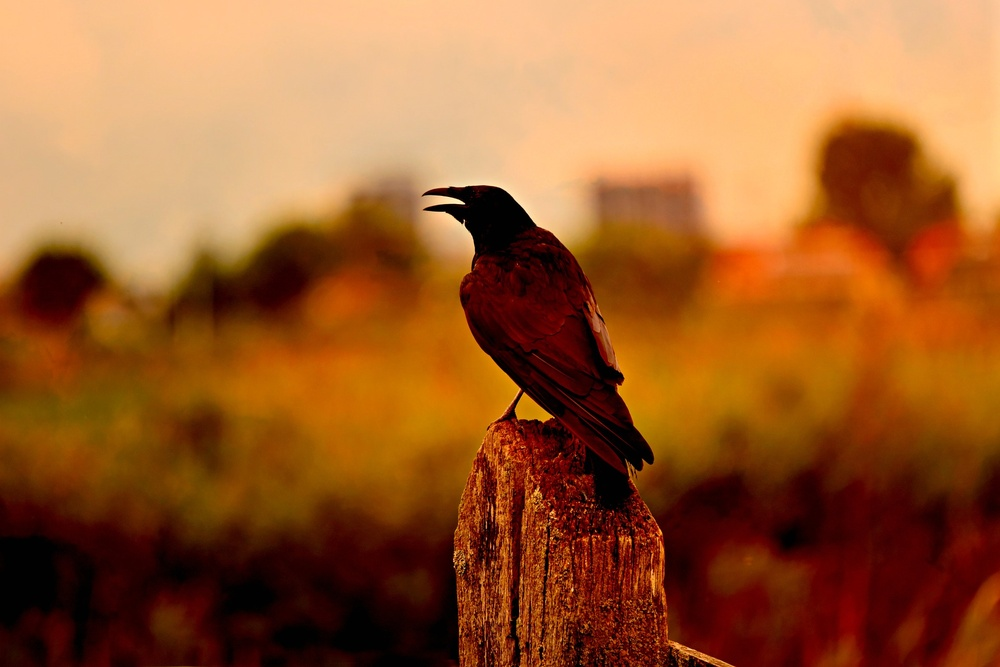
#> input picture basic-openCV/images/crow.jpg, 1000 x 667 px, shrunk from 1920 x 1281 before the run, found by its file name
$ jupyter execute imageTransformation.ipynb   (older library calls are emulated)
#> lines starting #> are read from the running program, lines starting #| are printed output that depends on the picture; after the words box and inside, x2 and y2 are one past the last pixel; in counts of white or black regions, pixels touching at a corner belong together
### 1. 색상 공간 변환

``` python
dst = cv2.cvtColor(
    src,
    code,
    dstCn = None
)
```

[cell 1]
import cv2

src = cv2.imread("C:\\Source\\openCV\\basic-openCV\\images\\crow.jpg")
#> src is the input picture: shape (667, 1000, 3); mean B, G, R 46, 92.6, 154.7
dst = cv2.cvtColor(src, cv2.COLOR_BGR2HLS)
#> dst: shape (667, 1000, 3); mean of channels 0, 1, 2 21.1, 100.4, 229

cv2.imshow("dst", dst)
cv2.waitKey(0)
cv2.destroyAllWindows()

### 2. HSV 색상 공간

- 색상(Hue)
일반적으로 0~360 사이의 값으로 표현
but, 8비트 이미지로눈 0~255의 값만 할당 가능
=> 255의 절반인 0~179 범위로 사용.

    ※ **색상의 최솟값과 최댓값에서 빨간색 범위가 겹침. (원형 형태)**

- 채도(Saturation): 0~255 범위
- 명도(Value): 0~255 범위


``` python
# 채널 분리 함수
mv = cv2.split(
    src
)

# 채널 병합 함수
dst = cv2.merge(
    mv
)

# 리스트 반환 형식 변경
c0, c1, c2 = cv2.split(src)

# 리스트 형식 입력
dst = cv2.merge([c0, c1, c2])

# 배열 요소의 범위 설정
dst = cv2.inRange(
    src,
    lowerb, # 낮은 범위
    upperb  # 높은 범위
)
```

[cell 2]
# Hue 공간 색상 검출

src = cv2.imread("C:\\Source\\openCV\\basic-openCV\\images\\tomato.jpg")
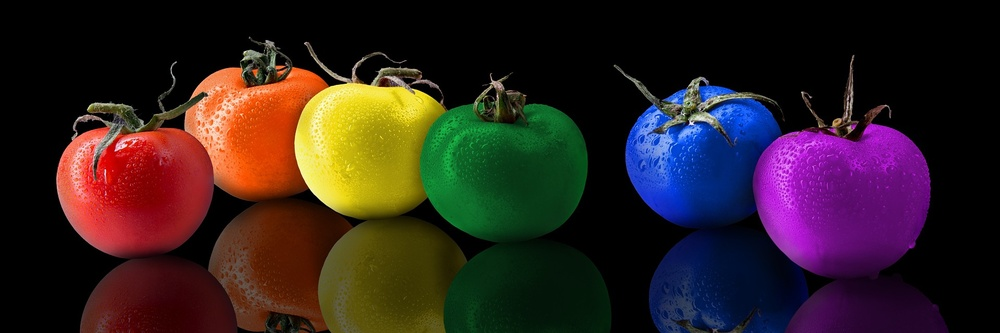
#> input picture basic-openCV/images/tomato.jpg, 1000 x 333 px, shrunk from 1920 x 640 before the run, found by its file name
#> src is the input picture: shape (333, 1000, 3); mean B, G, R 31.8, 32.8, 48.3
hsv = cv2.cvtColor(src, cv2.COLOR_BGR2HSV)
#> hsv: shape (333, 1000, 3); mean H, S, V 46.3, 130.2, 63.6


h, s, v = cv2.split(hsv)
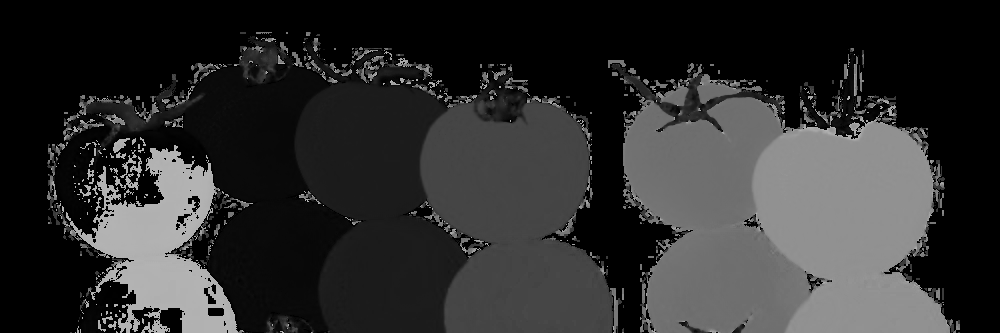
#> h: shape (333, 1000); min 0, max 179, mean 46.3
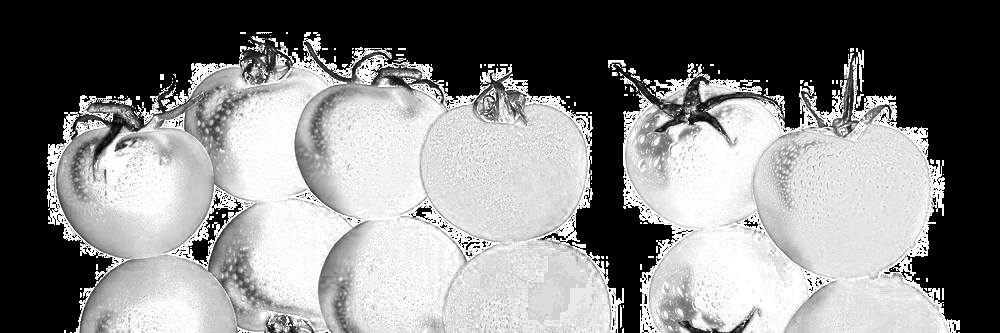
#> s: shape (333, 1000); min 0, max 255, mean 130.2
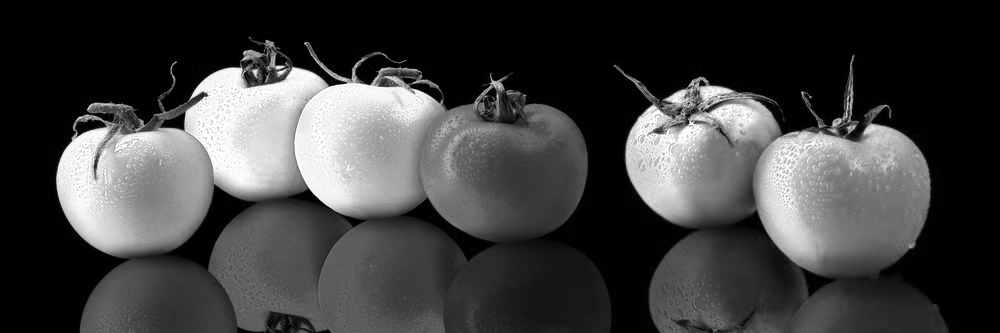
#> v: shape (333, 1000); min 0, max 255, mean 63.6
h_red = cv2.inRange(h, 0, 5)
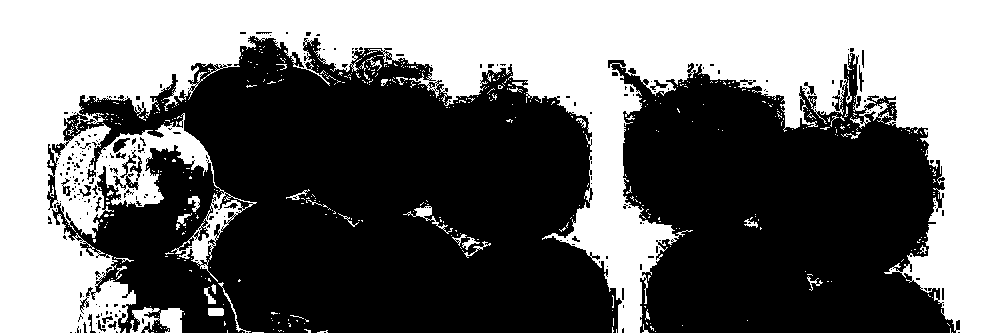
#> h_red: shape (333, 1000); 43.6% white; 514 white regions (480 under 20 px), largest, box (x1, y1, x2, y2) and area: (0, 0, 1000, 333) 141072, (130, 307, 184, 333) 839, (403, 206, 453, 234) 242

dst = cv2.bitwise_and(hsv, hsv, mask=h_red)
#> dst: shape (333, 1000, 3); mean H, S, V 0.1, 10, 5.4
dst = cv2.cvtColor(dst, cv2.COLOR_HSV2BGR)

cv2.imshow("src", src)
cv2.imshow("dst", dst)
cv2.waitKey(0)
cv2.destroyAllWindows()

``` python
# 배열 병합 함수
dst = cv2.addWeighted(
    src1,
    alpha,
    src2,
    beta,
    gamma,
    dtype = None
)
```
배열 병합 함수 수식
dst = src1 x alpha + src2 x beta + gamma

[cell 3]
src = cv2.imread("C:\\Source\\openCV\\basic-openCV\\images\\tomato.jpg")
hsv = cv2.cvtColor(src, cv2.COLOR_BGR2HSV)

h, s, v = cv2.split(hsv)

orange = cv2.inRange(hsv, (8, 100, 100), (20, 255, 255))
#> orange: shape (333, 1000); 3.9% white; 241 white regions (226 under 20 px), largest, box (x1, y1, x2, y2) and area: (184, 67, 329, 198) 11636, (257, 294, 278, 312) 83, (241, 265, 256, 286) 53
blue = cv2.inRange(hsv, (110, 100, 100), (130, 255, 255))
#> blue: shape (333, 1000); 3.7% white; 56 white regions (51 under 20 px), largest, box (x1, y1, x2, y2) and area: (625, 98, 780, 223) 11499, (698, 85, 734, 102) 318, (664, 88, 687, 105) 156, (711, 319, 726, 328) 47, (701, 312, 710, 324) 33
mix_color = cv2.addWeighted(orange, 1.0, blue, 1.0, 0.0)
#> mix_color: shape (333, 1000); 7.5% white; 297 white regions (277 under 20 px), largest, box (x1, y1, x2, y2) and area: (184, 67, 329, 198) 11636, (625, 98, 780, 223) 11499, (698, 85, 734, 102) 318

dst = cv2.bitwise_and(hsv, hsv, mask = mix_color)
#> dst: shape (333, 1000, 3); mean H, S, V 4.5, 16.5, 14.5
dst = cv2.cvtColor(dst, cv2.COLOR_HSV2BGR)
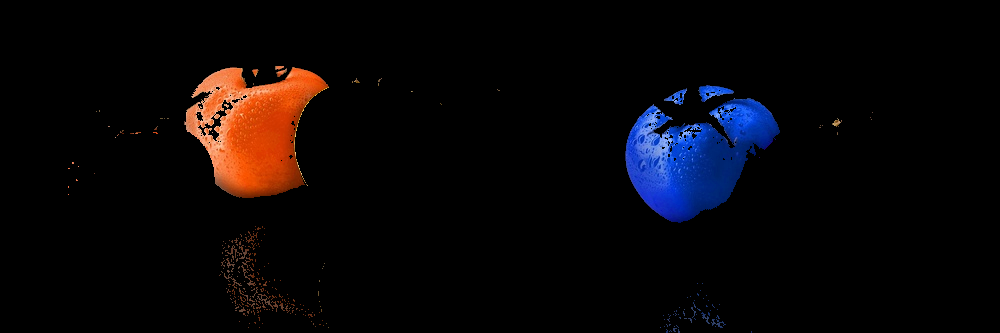
#> dst: shape (333, 1000, 3); mean B, G, R 7.8, 5.9, 8.9

cv2.imshow("dst", dst)
cv2.waitKey(0)
cv2.destroyAllWindows()

### 3. 이진화

임계값보다 낮은 픽셀값은 0이나 원본 픽셀값으로 변경, 임계값 보다 높은 픽셀값은 최댓값으로 변경
``` python
retval, dst = cv2.threshold(
    src,
    thresh, # 임계값
    maxval, # 최댓값
    type
)
```

일반적으로 **단일 채널 이미지**에서 활용
**다중 채널 이미지**에서 이진화를 적용할 경우 각 채널을 분히해서 이진화 함수를 적용한 후 이미지를 다시 병합해서 반환

[cell 4]
src = cv2.imread("C:\\Source\\openCV\\basic-openCV\\images\\swan.jpg")
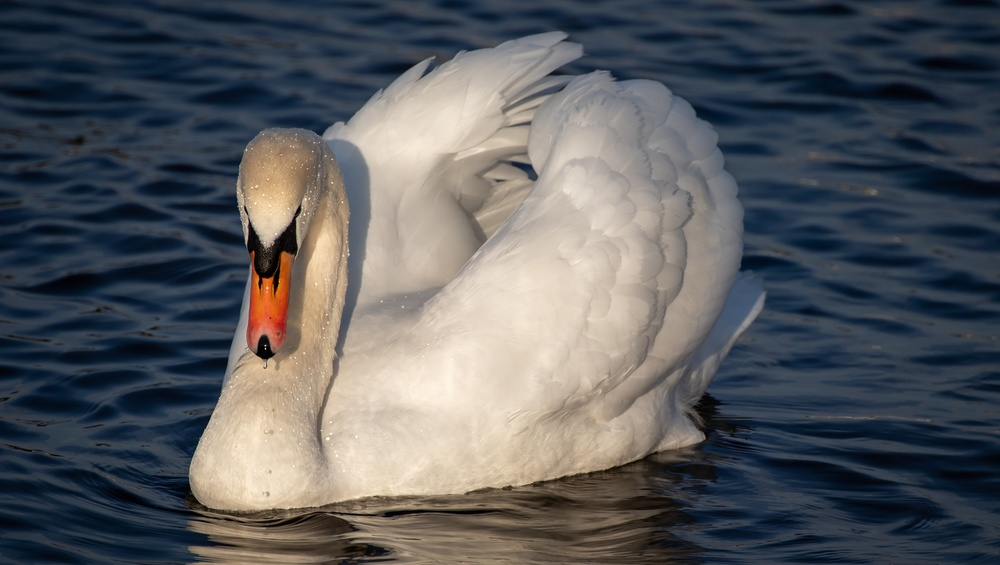
#> input picture basic-openCV/images/swan.jpg, 1000 x 565 px, shrunk from 1920 x 1085 before the run, found by its file name
#> src is the input picture: shape (565, 1000, 3); mean B, G, R 94.3, 90.8, 88.6
_, binary = cv2.threshold(src, 127, 255, cv2.THRESH_BINARY)
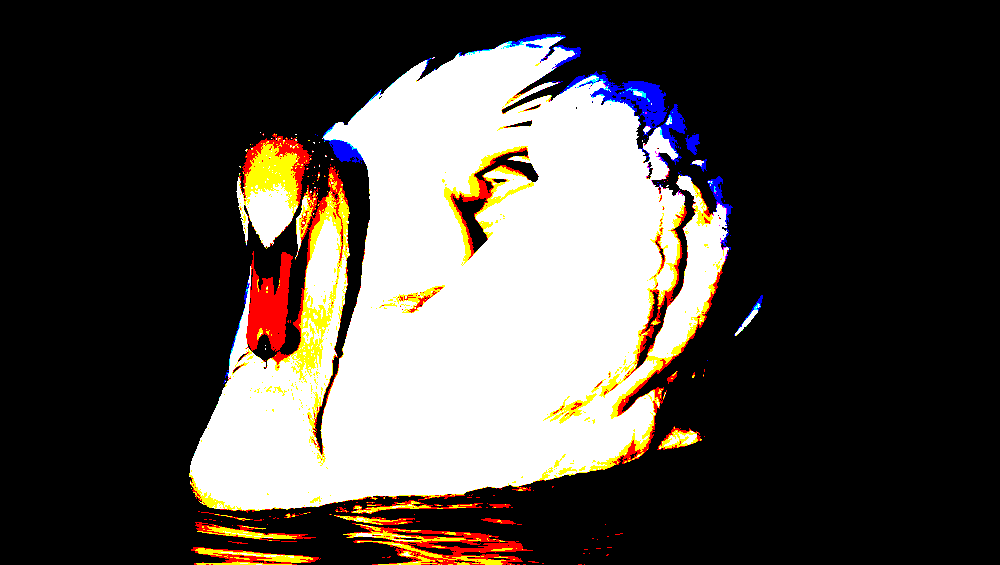
#> binary: shape (565, 1000, 3); mean B, G, R 68.5, 73.4, 79

cv2.imshow("binary", binary)
cv2.waitKey(0)
cv2.destroyAllWindows()

알고리즘은 디지털 영상 처리에서 자세히 공부하기...
- 오츠 알고리즘
    - 이미지의 밝기 분포(히스토그램)을 통해 최적의 임곗값을 찾아 이진화하는 알고리즘
    - 가능한 모든 임계값을 고려해서 이미지 내의 픽셀들을 두 개의 클래스로 분류했을 때 클래스 간의 분산을 최소화하거나 차이를 최대화하는 임곗값
    - 가능한 모든 임계값을 고려하므로 느림.
    - 수식: **σ² = α x σ₁² + β x σ₂²** (이건 클래스 내의 분산 아닌가)
    - Bimoadl Image에서 사용하기 적합 (Bimoadl Image" 히스토그램상에서 두개의 피크를 치는 형태의 이미지)

정확히는 모르겠음.
- 삼각형 알고리즘
    - 이미지의 밝기 분포(히스토그램)을 통해 최적의 임곗값을 찾아 이진화하는 알고리즘.
    - 히스토그램에서 최대 거리를 구성할 수 있는 임계값을 찾아 이진화를 적용.
    - 삼각형의 빗변 사이의 거리가 최대일때 수직인 선이 히스토그램의 최대 거리
    - 즉, 히스토그램에 그려진 선 사이의 거리가 최대인 지역값이 임계값

- 적응형 이진화 알고리즘
    - 어떠한 임계값을 주더라도 이진화 처리가 어려운 이미지에 적용
    - 조명의 변화나 반사가 심한 경우 이미지내 밝기 분보가 달라 국소적으로 임계값을 적용해야함.
    - 각 픽셀 주변의 blockSize x blockSize영역에 대한 가중 평균 계산, 상수C를 감산해서 적응형 임계값 T(x, y)설정
    - blockSize가 너무 크면 연산 시간이 오래걸림.
    - 상수 C는 일반적으로 양수값, 경우에 따라 0이나 음수도 가능
    -  상수 C가 음수이면 전체 영역 어두어짐.

``` python
cv2.adaptiveThreshold(
    Mat src,
    Mat dst,
    double maxValue,
    AdaptiveThresholdTypes adaptiveMethod,
    ThresholdTypes thresholdType,
    int bolckSize,  #   blockSize x blockSize 영역
    double C    #    상수 C
)

```

[cell 5]
src = cv2.imread("C:\\Source\\openCV\\basic-openCV\\images\\swan.jpg")
gray = cv2.cvtColor(src, cv2.COLOR_BGR2GRAY)
binary = cv2.adaptiveThreshold(gray, 255, cv2.ADAPTIVE_THRESH_MEAN_C, cv2.THRESH_BINARY, 33, -5)
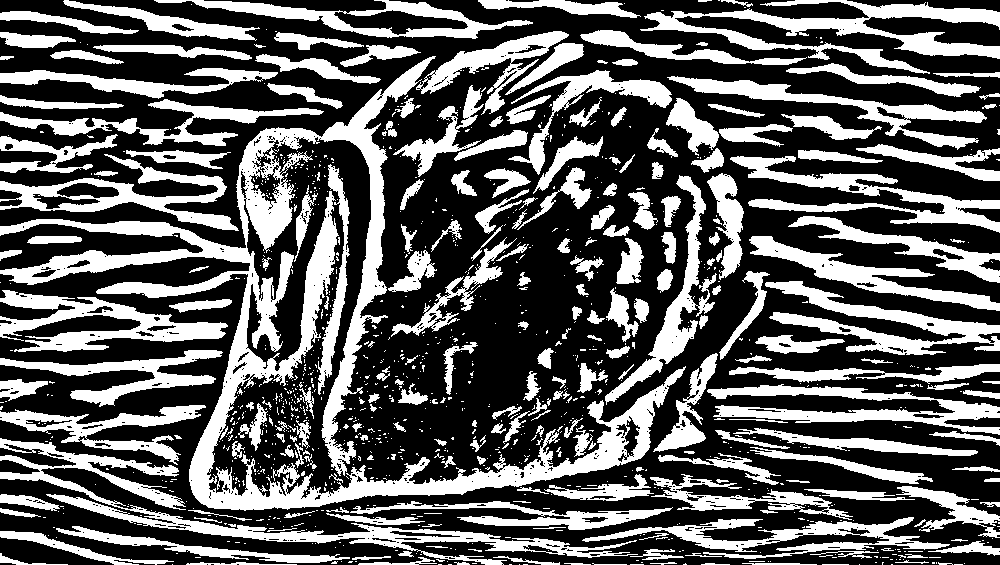
#> binary: shape (565, 1000); 36.6% white; 1129 white regions (889 under 20 px), largest, box (x1, y1, x2, y2) and area: (0, 56, 686, 511) 37843, (0, 438, 638, 565) 9561, (640, 0, 1000, 74) 7893

cv2.imshow("binary", binary)
cv2.waitKey(0)
cv2.destroyAllWindows()

### 4. 이미지 연산

Numpy클래스의 배열 연산과 동일하거나 비슷한 의미와 결과

- 덧셈 함수
    ``` python
    Cv2.Add(Mat src1, Mat src2, Mat dst, Mat mask = null, int dtype = -1)
    ```
    배열과 배열 or 배열과 스칼라의 요소별 합 계산.
    dtype형식의 배열 dst에 저장.
    정밀도에 따라 요소의 최댓값과 최소값이 존재하면 이 값들을 넘어갈 수 없다.
    mask 배열의 요소값이 0이 아닌 경우에만 연산이 유효.

- 뺄셈 함수
    ``` python
    Cv2.Subtract(Mat src1, Mat src2, Mat dst, Mat mask = null, int dtype = -1)
    ```

- 곱셈 함수
    ``` python
    dst = cv2.multiply(src1, src2, scale = None, dtype = None)
    ```
    배열과 배열 또는 배열과 스칼라의 요소별 곱에 추가로 scale을 곱한 값을 계산

- 나눗셈 함수
    ``` python
    dst = cv2.divide(src1, src2, scale = None, dtype = None)

- 최댓값 함수
    ``` python
    dst = cv2.max(src1, src2)
    ```

- 최솟값 함수
    ``` python
    dst = cv2.min(src1, src2)
    ```

- 최소/최대 위치 반환 함수
    ``` python
    minVal, maxVale, minLoc, macLoc = np.minMaxLoc(src)
    ```
    배열의 초솟값과 최대값의 위치와 값을 반환

- 절댓값 함수
    ``` python
    dst = np.abs(src)
    ```

- 절댓값 차이 함수
    ``` python
    dst = cv2.absdiff(src1, src2)
    ```

- 비교 함수
    ``` python
    dst = cv2.compare(src1,src2, cmpop)
    ```
    cmpop  비교함 수 플래그를 이용해 모든 요소에 대해 일대일 배교연산ㅇ르 수행할 수 있음.
    비교 결과 False이면 요소값을 0으로 변경, True이면 255로 변경.

- 선형 방정식 시스템의 해 찾기 함수
    ``` python
    successs, dst = cv2.Solve(src1, src2, flags=None)
    ```
    역함수를 기반으로 선형 시스템의 해를 빠르게 구해서 반환
    부동 소수점 형식 (float, double)만 지원

- AND 연산 함수
    ``` python
    dst = cv2.bitwise_and(src1, src2, mask=None)
    ```
- OR 연산 함수
    ``` python
    dst = cv2.bitwise_or(src1, src2, mask=None)
    ```
- XOR 연산 함수
    ``` python
    dst = cv2.bitwise_xor(src1, src2, mask=None)
    ```
- NOT 연산 함수
    ``` python
    dst = cv2.bitwise_not(src, mask=None)
    ```

[cell 6]
import numpy as np

src1 = np.array([[9,2], [1,1]], dtype=np.double)
src2 = np.array([38,5], dtype=np.double)

dst = cv2.solve(src1, src2, flags=cv2.DECOMP_LU)    # 가우스 소거
print(dst)

### 5. 흐림 효과
- 커널과 고정점
- 테두리 외삽법

- 종류
    1. 단순 흐림 효과
    입력 이미지의 각 픽셀에 대한 커널을 적용해 모든 픽셀의 **단순 평균**을 구해 출력이미지에 저장
        ``` python
        dst = cv2.blur(
            src,
            ksize,  # 커널 크기
            anchor = None,  # 고정점 설정, None이면 커널을 기준으로 중앙에 위치
            borderType = None   # 테두리 외삽법
        )
        ```

    2. 박스 필터 흐림 효과
    커널의 내부 값이 모두 같은 필터
        ``` python
        dst = cv2.boxFilter(
            src,
            ddepth, # 출력이미지의 정밀도(cv2.CV_8U 형식, -1로 설정하면 입력 이미지와 동일한 정밀도)
            ksize,
            anchor = None,
            normalize = None,   # 정규화된 박스 필터 -> 커널의 모드 값이 커널의 개수만큼 나눠짐.
            borderType = Noe
        )
        ```

    3. 중간값 흐림 효과
    중심 픽셀 주변으로 사각형 크기의 이웃한 픽셀들의 중간값을 사용해 각 픽셀의 값을 변경
    즉, 고정점이 항상 커널의 중심에 있다고 가정.
        ``` python
        dst = cv2.medianBlur(
            src,    # 2차원 이하 배열만 가능
            ksize   # ksize는 홀수 값만 가능(커널에서 중간에 있는 값을 선택하므로)
        )
        ```

    4. 가우시안 흐림 효과
    흐림 효과 함수에서 가장 유요한 함수
    이미지의 각 지점에 가우시안 커널을 적용해 합산후 반환
        ``` python
        dst = cv2.GaussianBlur(
            src,
            ksize,          # 0보다 커야하고 홀수만 가능
            sigmaX,         # x방향의 가우스 커널 표준 편차
            sigmaY = None,  # y방향의 가우스 커널 표준 변차 # 0인경우 sigmaX와 같아짐.
                            # sigmaX, sigmaY 모두 0이면 커널의 크기에 의해 자동으로 설정됨.
            borderType = Noe

        )

        ```
    5. 양방향 필터 흐림 효과
    **가장자리를 선명하게 보존**하면서 노이즈를 우수하게 제거하는 흐림 효과 함수.
    두 종류의 가우시안 필터로 흐림 효과를 적용
    가우시안 가중치는 픽셀의 위치와 해당 위치의 값을 사용
    ** 느림, 지름(d)이 클수록 수채화처럼 변형
        ``` python
        dst = cv2.bilateralFilter(
            src,
            d,  // 흐림 효과를 적용할 각 필셀 영역의 지름   # 동영상 5 # 실시간 처리x 9   # -1로 지정할 경우 시그마 공간과 비례하도록 설정됨.
            sigmaColor, # 색상 공간에서 사용할 가우시안 커널의 너비    # 클수록 흐림 효과에 포함될 강도의 범위가 넓어짐
            sigmaSpace, # 좌표 공간에서 사용할 가우시안 커널의 너비    # 클수록 인접한 픽셀에 영향을 미침
            dst = None,
            borderType = None
        )
        ```

[cell 7]
src = cv2.imread("C:\\Source\\openCV\\basic-openCV\\images\\crescent.jpg")
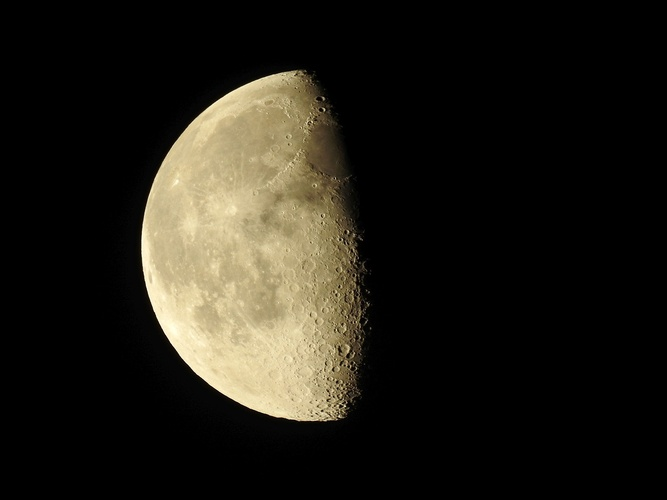
#> input picture basic-openCV/images/crescent.jpg, 667 x 500 px, shrunk from 1280 x 960 before the run, found by its file name
#> src is the input picture: shape (500, 667, 3); mean B, G, R 22.9, 30.6, 33.5

# 양방향 필터 흐림 효과 함수
dst = cv2.bilateralFilter(src, 100, 33, 11, borderType=cv2.BORDER_ISOLATED)
#> dst: shape (500, 667, 3)
# 픽셀의 지름(d): 100
# 시그마 색상 33
# 시그마 공간 11

cv2.imshow("dst", dst)
cv2.waitKey(0)
cv2.destroyAllWindows()
